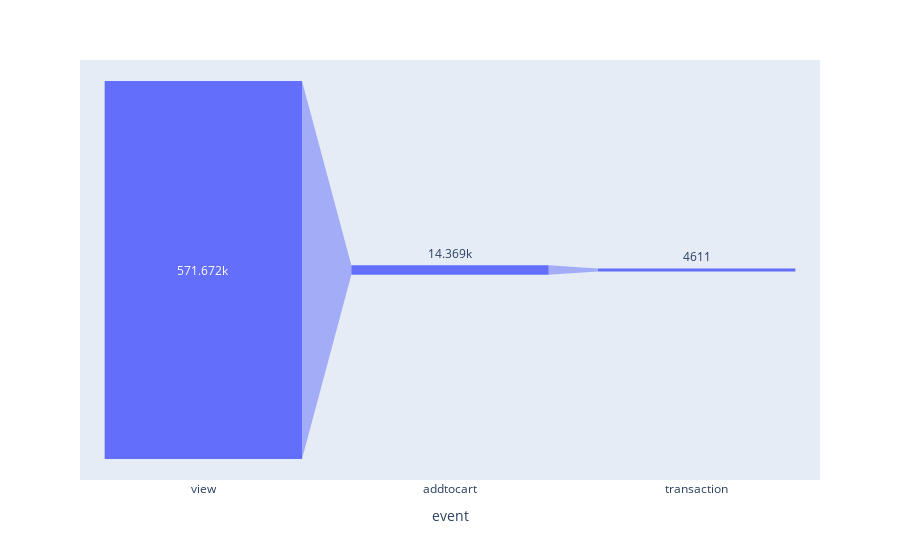

Notebook source saved alongside this figure:
### Code cell
#Membuat  funnel chart untuk transaksi 1 bulan pertama
import plotly.express as px
df_plot_funnel_first = rekap_harian_total.query("date_key<'2015-06-01'")[funnel_cols].sum(axis=0).to_frame('count').reset_index()
fig = px.funnel(df_plot_funnel_first,y='count', x='event')
fig.show()

### Figure 1 — Plotly figure (JSON) as saved in the notebook; plotly's stock layout.template omitted (floating-point values rounded to 4 significant figures)
{"data": [{"hovertemplate": "event=%{x}<br>count=%{y}<extra></extra>", "legendgroup": "", "marker": {"color": "#636efa"}, "name": "", "orientation": "v", "showlegend": false, "type": "funnel", "x": ["view", "addtocart", "transaction"], "xaxis": "x", "y": [571672, 14369, 4611], "yaxis": "y"}], "layout": {"autosize": true, "legend": {"tracegroupgap": 0}, "margin": {"t": 60}, "xaxis": {"anchor": "y", "autorange": true, "domain": [0, 1], "range": [-0.5, 2.5], "title": {"text": "event"}, "type": "category"}, "yaxis": {"anchor": "x", "autorange": true, "domain": [0, 1], "range": [-317600.0, 317600.0], "title": {"text": "count"}, "type": "linear"}}}
